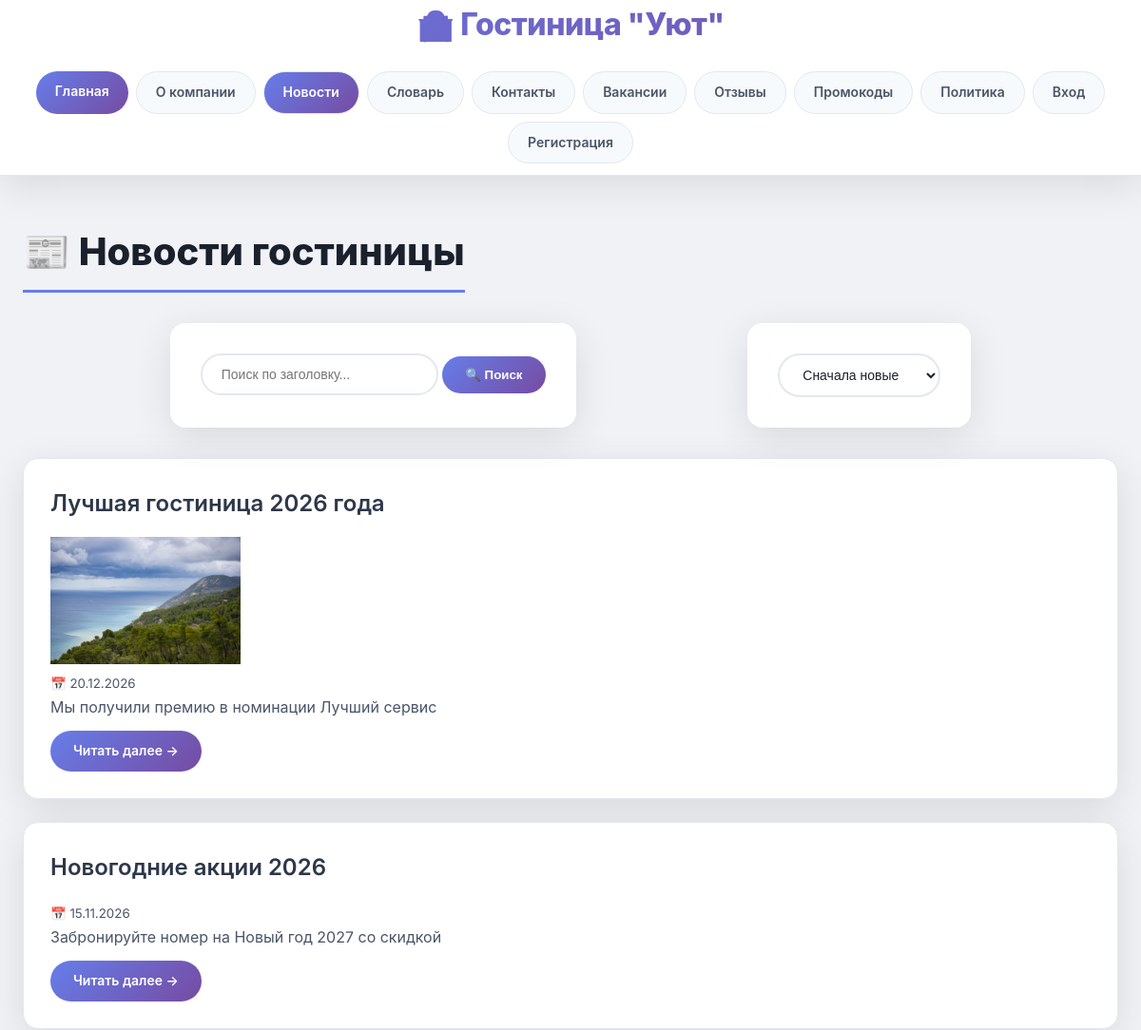
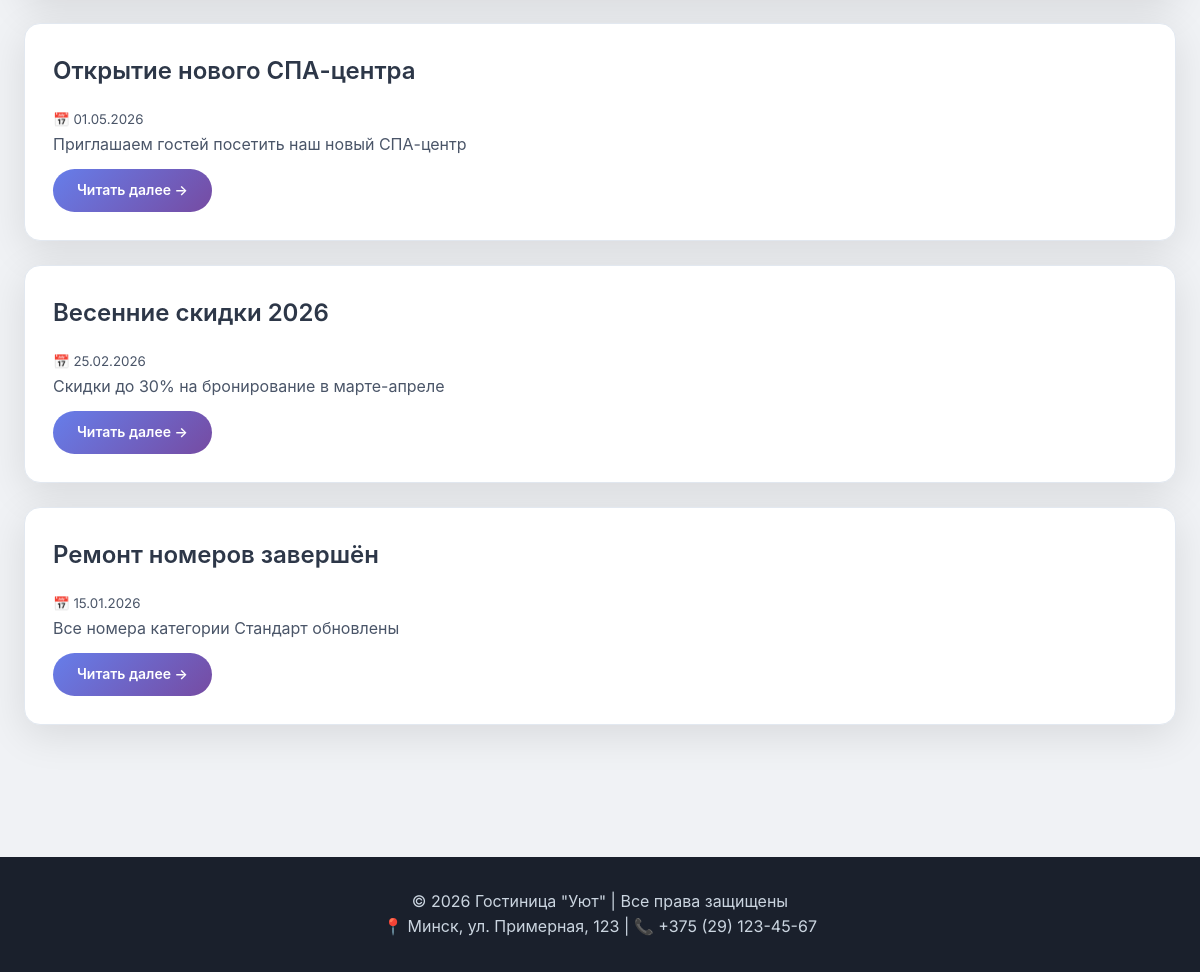
Page /news/ on the committed database (2 pictures, top to bottom).
### hotel/models.py (models this page shows, shortened)
class News(models.Model):
    title = models.CharField(max_length=200)
    short_description = models.CharField(max_length=300)
    full_text = models.TextField()
    image = models.ImageField(upload_to='news/', null=True, blank=True)
    created_at = models.DateTimeField(auto_now_add=True)
    published_at = models.DateTimeField(default=timezone.now)
    class Meta:
        verbose_name = 'Новость'
        verbose_name_plural = 'Новости'
        ordering = ['-published_at']

### hotel/views.py (the view)
# urls.py: path('news/', views.news_list, name='news_list'),
def news_list(request):
    query = request.GET.get('q', '')
    sort = request.GET.get('sort', '-published_at')
    news_list = News.objects.all()
    if query:
        news_list = news_list.filter(title__icontains=query)
    news_list = news_list.order_by(sort)
    return render(request, 'hotel/news_list.html', {'news_list': news_list, 'query': query})

### hotel/templates/hotel/news_list.html (shortened to what this page needs)
{% extends 'hotel/base.html' %}
{% load static %}
{% block content %}
<h2>📰 Новости гостиницы</h2>
<div class="search-sort">
    <form method="get" style="display: inline-block;">
        <input type="text" name="q" placeholder="Поиск по заголовку..." value="{{ query }}">
        <button type="submit">🔍 Поиск</button>
    </form>
    <form method="get" style="display: inline-block; margin-left: 10px;">
        <select name="sort" onchange="this.form.submit()">
            <option value="-published_at" {% if request.GET.sort == '-published_at' %}selected{% endif %}>Сначала новые</option>
        </select>
    </form>
</div>
{% for news in news_list %}
    <div class="news-item">
        <h3>{{ news.title }}</h3>
        {% if news.image %}
            <img src="{{ news.image.url }}" width="200">
        {% endif %}
        <p><small>📅 {{ news.published_at|date:"d.m.Y" }}</small></p>
        <p>{{ news.short_description }}</p>
        <a href="/news/{{ news.id }}/" class="btn">Читать далее →</a>
    </div>
{% empty %}
    <p>Новостей пока нет</p>
{% endfor %}
{% endblock %}

### hotel/static/hotel/css/style.css (style rules this page uses)
:root { --primary: #667eea; --primary-dark: #5a67d8; --secondary: #f56565; --dark: #2d3748; --light: #f7fafc; --gray: #718096; --success: #48bb78; --warning: #ed8936; --gradient: linear-gradient(135deg, #667eea 0%, #764ba2 100%); --shadow: 0 10px 40px rgba(0,0,0,0.1); --shadow-hover: 0 20px 60px rgba(0,0,0,0.15); --border-radius: 16px; --transition: all 0.3s ease; }
* { margin: 0; padding: 0; box-sizing: border-box; }
body { font-family: 'Inter', -apple-system, BlinkMacSystemFont, 'Segoe UI', Roboto, sans-serif; background: #f0f2f5; color: #1a202c; line-height: 1.6; min-height: 100vh; }
.news-item, .term-item, .vacancy-item, .review-item, .promo-item, .booking-item, .employee-card { background: white; padding: 28px; margin-bottom: 24px; border-radius: var(--border-radius); box-shadow: var(--shadow); transition: var(--transition); border: 1px solid #e2e8f0; color: #1a202c; }
.news-item h3, .term-item strong, .vacancy-item h3, .review-item p, .promo-item h3, .booking-item p, .employee-card h3 { color: #2d3748; }
.news-item p, .term-item p, .vacancy-item p, .review-item p, .promo-item p, .booking-item p, .employee-card p { color: #4a5568; }
.btn { display: inline-block; background: var(--gradient); color: white !important; padding: 10px 24px; text-decoration: none; border-radius: 40px; margin-top: 12px; margin-right: 8px; transition: var(--transition); border: none; cursor: pointer; font-weight: 600; font-size: 14px; }
form { background: white; padding: 32px; border-radius: var(--border-radius); box-shadow: var(--shadow); max-width: 600px; margin: 0 auto; }
form input, form select, form textarea { width: 100%; padding: 12px 16px; border: 2px solid #e2e8f0; border-radius: 12px; font-size: 14px; transition: var(--transition); background: white; color: #1a202c; }
main h2 { font-size: 2.5rem; font-weight: 800; margin-bottom: 32px; color: #1a202c; border-bottom: 3px solid var(--primary); display: inline-block; padding-bottom: 8px; }
main h3 { font-size: 1.5rem; font-weight: 600; margin-bottom: 16px; color: #2d3748; }
.search-sort { display: flex; gap: 16px; margin-bottom: 32px; flex-wrap: wrap; }
.search-sort input { padding: 12px 20px; border: 2px solid #e2e8f0; border-radius: 40px; width: 250px; background: white; color: #1a202c; }
.search-sort select { padding: 12px 20px; border: 2px solid #e2e8f0; border-radius: 40px; background: white; color: #1a202c; }
.search-sort button { background: var(--gradient); border: none; padding: 12px 24px; border-radius: 40px; color: white; font-weight: 600; cursor: pointer; }
.news-item, .term-item, .vacancy-item, .review-item, .promo-item, .booking-item, .employee-card { animation: fadeIn 0.5s ease-out; }

### rows in the picture
News: title "Лучшая гостиница 2026 года", image (picture), published_at "20.12.2026", short_description "Мы получили премию в номинации Лучший сервис"
News: title "Новогодние акции 2026", published_at "15.11.2026", short_description "Забронируйте номер на Новый год 2027 со скидкой"
News: title "Открытие нового СПА-центра", published_at "01.05.2026", short_description "Приглашаем гостей посетить наш новый СПА-центр"
News: title "Весенние скидки 2026", published_at "25.02.2026", short_description "Скидки до 30% на бронирование в марте-апреле"
News: title "Ремонт номеров завершён", published_at "15.01.2026", short_description "Все номера категории Стандарт обновлены"
